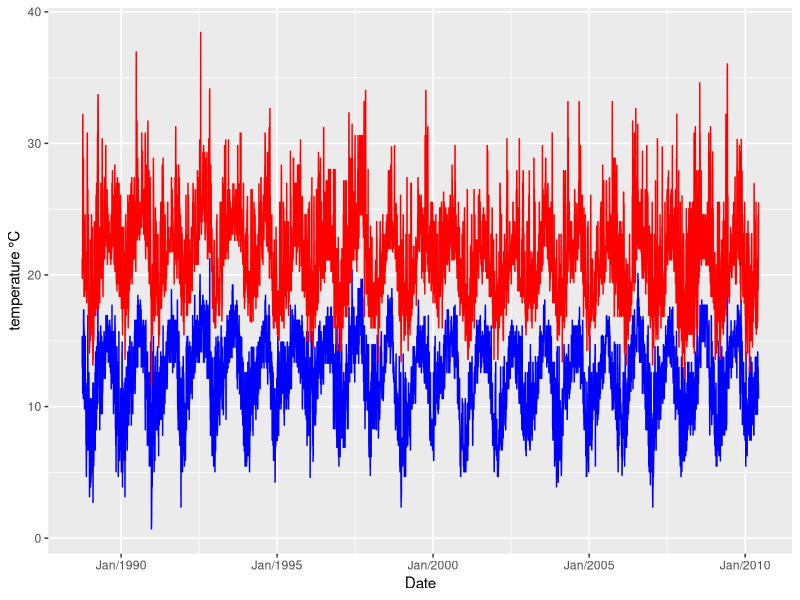
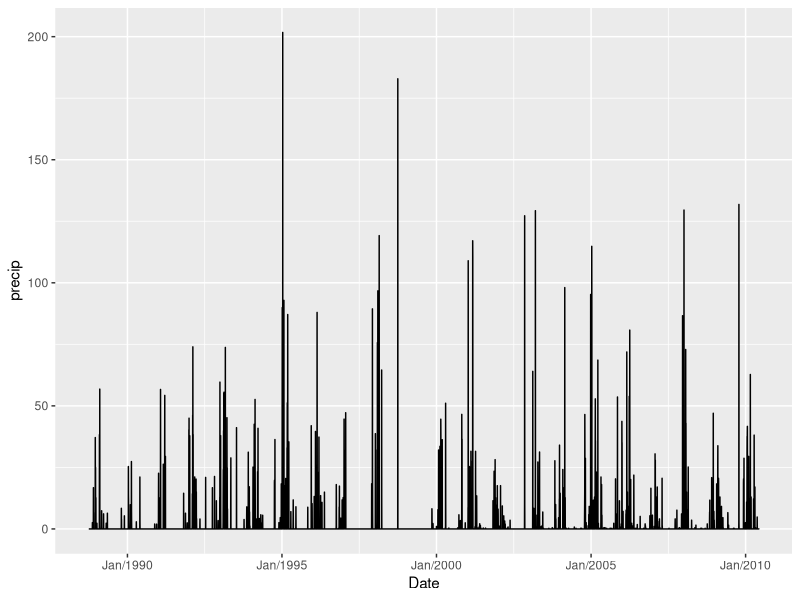

R code for these plots, in order: (Note: this script raises an error after producing the figures.)
## ---- chunk 1
knitr::opts_chunk$set(echo = TRUE)
## ---- chunk 2
library(dplyr)
library(ggplot2)
library(lubridate)
library(ggpubr)
## ---- chunk 3
data<- read.csv (here::here("data_assignment1.csv"))
data$Date<- mdy(data$Date)

Year <- data%>%
  group_by(year)%>%
  summarize(tmax_c = mean(tmax_c),
            tmin_c = mean(tmin_c),
            precip = sum(precip), 
            no_months=length(unique(month))) #first and last month dont have full 12 months
## ---- chunk 4
ggplot(data)+
  geom_line(aes(x=Date, y= tmin_c), color= "blue")+
  geom_line(aes(x=Date, y= tmax_c), color= "red")+
  labs(y= "temperature °C")+
  scale_x_date(date_labels = "%b/%Y")

ggplot(data, aes(x=Date, y= precip))+
  geom_line()+
  scale_x_date(date_labels = "%b/%Y")

## ---- chunk 5

almond <-almond_yield_anomaly(data=data)
almond$results
almond$min
almond$max
almond$plot



## ---- chunk 6
allcrop_yield_anomaly(data=data, )
